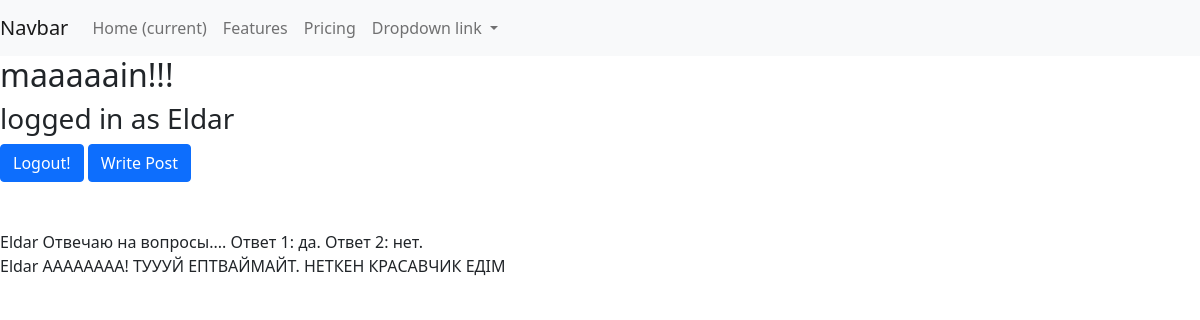
The app's page /blog/main/ (signed in), older data.
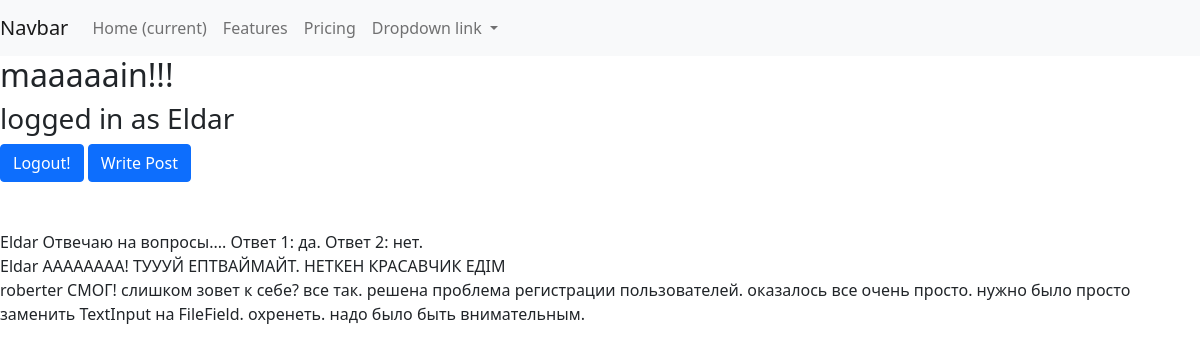
The same page, newer data.
### blog/models.py (models this page shows, shortened)
class User(AbstractUser):
    surname = models.CharField(max_length=255, verbose_name='Отчество')
    image = models.ImageField(upload_to='user_pictures/', verbose_name='Фото профиля')

class Post(models.Model):
    author = models.ForeignKey('User', on_delete=models.CASCADE, verbose_name='Автор')
    title = models.CharField(max_length=255, verbose_name='Тема поста')
    published_date = models.DateTimeField(auto_now_add=True, verbose_name='Дата написания')
    text = models.TextField(verbose_name='Текст поста')
    category = models.ManyToManyField('Category', verbose_name='Категория')
    image = models.ImageField(upload_to='post_pictures/', verbose_name='Фото')
    class Meta:
        verbose_name = 'Пост'
        verbose_name_plural = 'Посты'

### blog/views.py (the view)
# urls.py: path('main/', main, name='main'),
@login_required(login_url='/')
def main(request):
    posts = Post.objects.all()
    user = request.user
    return render(request, 'blog/main.html', {'title': f'{user}\'s page', 'posts': posts})

### blog/templates/blog/main.html (shortened to what this page needs)
{% extends 'blog/base.html' %}
{% load static %}
{% block content %}
<h2>maaaaain!!!</h2>
<h3> logged in as {{ request.user }} </h3>
<a href="{% url 'logout' %}" class="btn btn-primary">Logout!</a>
<a href="{% url 'write_post' %}" class="btn btn-primary">Write Post</a>
<br><br><br>
{% for p in posts %}
{{ p.author }}
{{ p.title }}
{{ p.text }}
<br>
{% endfor %}
{% endblock content %}

### blog/templates/blog/base.html (shortened to what this page needs)
<!DOCTYPE html>
{% load static %}
<html lang="en">
<head>
    <link href="https://cdn.jsdelivr.net/npm/bootstrap@5.0.2/dist/css/bootstrap.min.css" rel="stylesheet">
</head>
<body>
<nav class="navbar navbar-expand-lg navbar-light bg-light">
  <a class="navbar-brand" href="#">Navbar</a>
  <div class="collapse navbar-collapse" id="navbarNavDropdown">
    <ul class="navbar-nav">
      <li class="nav-item active">
        <a class="nav-link" href="#">Home <span class="sr-only">(current)</span></a>
      </li>
      <li class="nav-item">
        <a class="nav-link" href="#">Features</a>
      </li>
      <li class="nav-item">
        <a class="nav-link" href="#">Pricing</a>
      </li>
      <li class="nav-item dropdown">
        <a class="nav-link dropdown-toggle" href="#" id="navbarDropdownMenuLink" role="button" data-toggle="dropdown" aria-haspopup="true" aria-expanded="false">
          Dropdown link
        </a>
      </li>
    </ul>
  </div>
</nav>
{% block content %}
{% endblock content %}
</body>
</html>

Row changes from the older to the newer data that the page shows:
added Post: author "roberter", title "СМОГ!", text "слишком зовет к себе? все так. решена проблема регистрации пользователей. оказалось все очень просто. нужно было просто заменить TextInput на FileField. охренеть. надо было быть внимательным."
